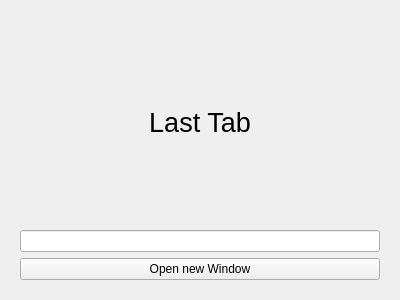
<?xml version="1.0" encoding="UTF-8"?>
<ui version="4.0">
 <class>Form</class>
 <widget class="QWidget" name="Form">
  <property name="geometry">
   <rect>
    <x>0</x>
    <y>0</y>
    <width>400</width>
    <height>300</height>
   </rect>
  </property>
  <property name="windowTitle">
   <string>Form</string>
  </property>
  <layout class="QHBoxLayout" name="horizontalLayout">
   <item>
    <widget class="QWidget" name="widget" native="true">
     <layout class="QVBoxLayout" name="verticalLayout">
      <item>
       <widget class="QLabel" name="label">
        <property name="font">
         <font>
          <pointsize>20</pointsize>
         </font>
        </property>
        <property name="text">
         <string>Last Tab</string>
        </property>
        <property name="alignment">
         <set>Qt::AlignCenter</set>
        </property>
       </widget>
      </item>
      <item>
       <widget class="QLineEdit" name="lineEdit_font_path"/>
      </item>
      <item>
       <widget class="QPushButton" name="pushButton_new_window">
        <property name="text">
         <string>Open new Window</string>
        </property>
       </widget>
      </item>
     </layout>
    </widget>
   </item>
  </layout>
 </widget>
 <resources/>
 <connections/>
</ui>
